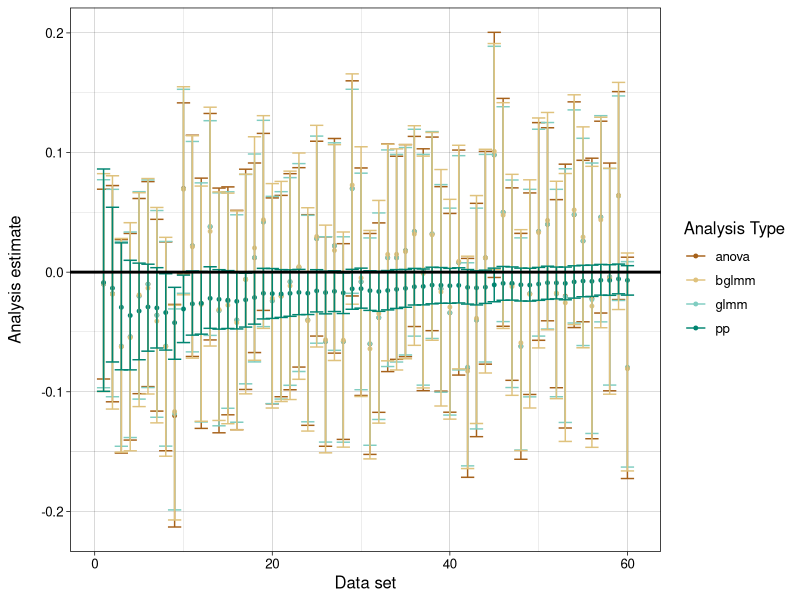
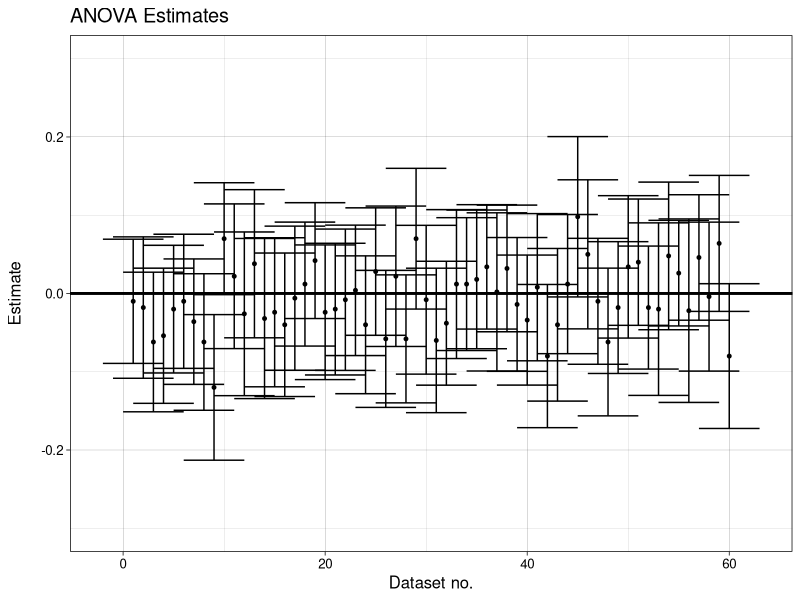
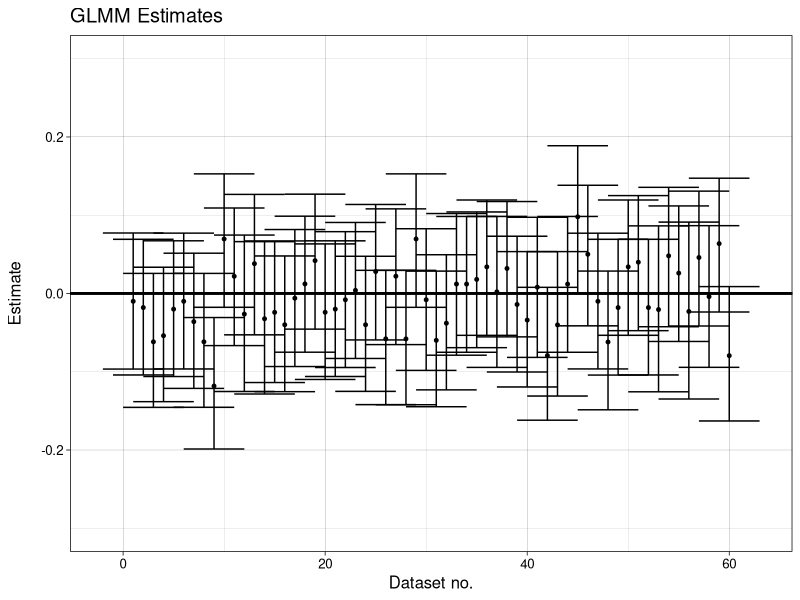
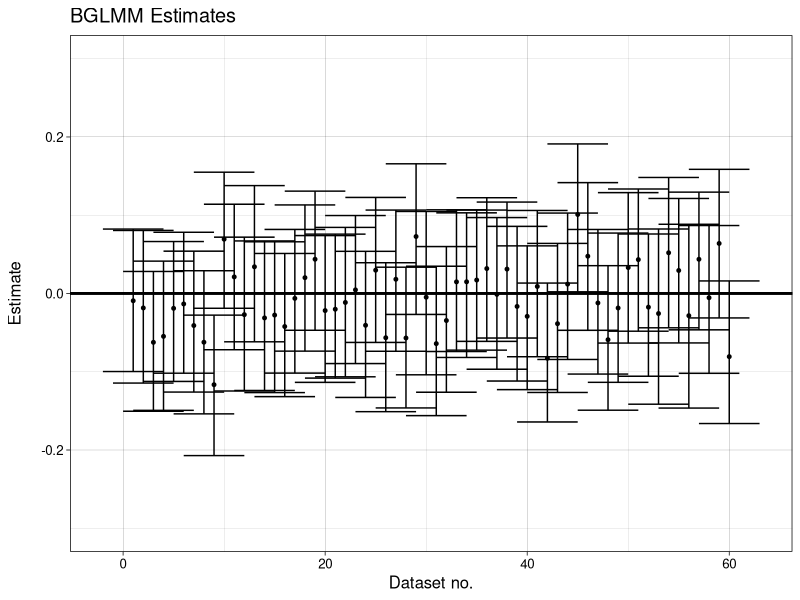
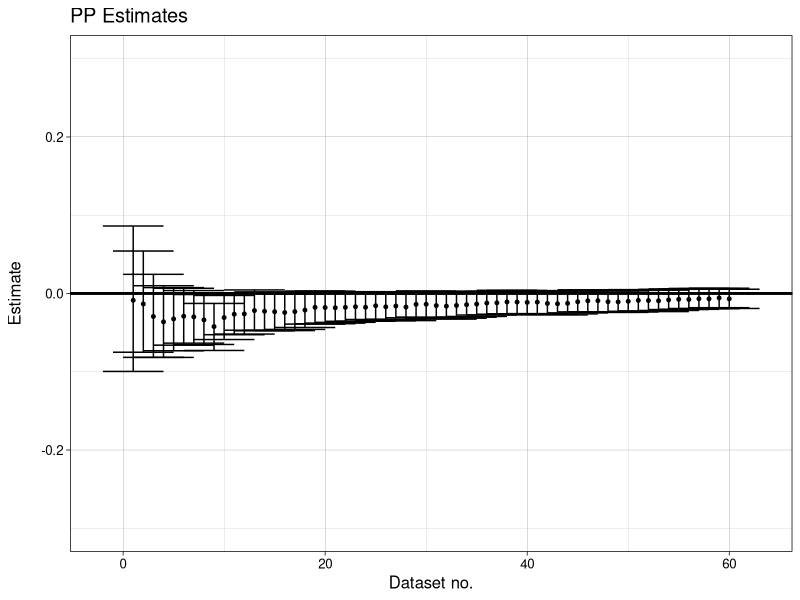

The R script that drew these images, in order:
# trying to plot freq bayes dataset graph

library(reshape2)
library(ggplot2)


saved_0_0 <- read.delim("0_0_saved_results.txt")
plot_dataset_0_0 <- saved_0_0[,c("expt","analysis_type","b_sex_cond_lower","b_sex_cond_upper","b_sex_cond_med")]


#transform everything to same scale as anovas
plot_dataset_0_0$estimate <- ifelse((plot_dataset_0_0$analysis_type == "anova"), plot_dataset_0_0$b_sex_cond_med, (exp(plot_dataset_0_0$b_sex_cond_med)/(1+exp(plot_dataset_0_0$b_sex_cond_med)))-0.5)
plot_dataset_0_0$estimate_upper <- ifelse((plot_dataset_0_0$analysis_type == "anova"), plot_dataset_0_0$b_sex_cond_upper, (exp(plot_dataset_0_0$b_sex_cond_upper)/(1+exp(plot_dataset_0_0$b_sex_cond_upper)))-0.5)
plot_dataset_0_0$estimate_lower <- ifelse((plot_dataset_0_0$analysis_type == "anova"), plot_dataset_0_0$b_sex_cond_lower, (exp(plot_dataset_0_0$b_sex_cond_lower)/(1+exp(plot_dataset_0_0$b_sex_cond_lower)))-0.5)

#cbPalette <- c("#999999", "#E69F00", "#56B4E9", "#009E73", "#F0E442", "#0072B2", "#D55E00", "#CC79A7")

#ColourBrewer palette diverging: BrBG PiYG PRGn PuOr RdBu RdGy RdYlBu RdYlGn Spectral,
#ColourBrewer palette qualitative: Accent, Dark2, Paired, Pastel1, Pastel2, Set1, Set2, Set3,

#plot on same axis
limits <- aes(ymax = plot_dataset_0_0$estimate_upper, ymin = plot_dataset_0_0$estimate_lower)
APlot <- ggplot(plot_dataset_0_0, aes(x=expt, y=estimate, group =analysis_type, col=analysis_type))
APlot + geom_point(data = plot_dataset_0_0, size = 1, position = position_dodge(width = 0)) + 
  scale_color_brewer(palette="BrBG") +
  geom_errorbar(limits, width = 6, position = position_dodge(width = 0)) +
  geom_hline(aes(yintercept=0), linetype="solid", color="black", size=1, show.legend=FALSE) +
  labs(color="Analysis Type")+
  xlab("Data set") +
  ylab("Analysis estimate")+
  theme_linedraw() + theme(text = element_text(size=12), axis.title.y=element_text(margin=margin(0,12,0,0)))

#used dev.off when got error in call.graphics invalid graphics state
#dev.off()

### Want to do this for pre-VIVA corrections 20.1.17 ###
### making subsets -in case plot by separate graphs? no longer needed##
just_anova <- subset(plot_dataset_0_0, plot_dataset_0_0$analysis_type=="anova")
just_glmm <- subset(plot_dataset_0_0, plot_dataset_0_0$analysis_type=="glmm")
just_bglmm <- subset(plot_dataset_0_0, plot_dataset_0_0$analysis_type=="bglmm")
just_pp <- subset(plot_dataset_0_0, plot_dataset_0_0$analysis_type =="pp")

#plot on diff axes: anova
limits <- aes(ymax = just_anova$estimate_upper, ymin = just_anova$estimate_lower)
AnovPlot <- ggplot(just_anova, aes(x=expt, y=estimate))
AnovPlot + geom_point(data = just_anova, size = 1) + 
  geom_errorbar(limits, width = 6) +
  geom_hline(aes(yintercept=0), linetype="solid", color="black", size=1, show.legend=FALSE) +
  xlab("Dataset no.") +
  ylab("Estimate") +
  labs(title="ANOVA Estimates") +
  scale_y_continuous(limits=c(-0.3,0.3)) +
  theme_linedraw() + theme(text = element_text(size=12), axis.title.y=element_text(margin=margin(0,12,0,0)))

#plot on diff axes: glmm
limits <- aes(ymax = just_glmm$estimate_upper, ymin = just_glmm$estimate_lower)
AnovPlot <- ggplot(just_glmm, aes(x=expt, y=estimate))
AnovPlot + geom_point(data = just_glmm, size = 1) + 
  geom_errorbar(limits, width = 6) +
  geom_hline(aes(yintercept=0), linetype="solid", color="black", size=1, show.legend=FALSE) +
  xlab("Dataset no.") +
  ylab("Estimate") +
  labs(title="GLMM Estimates") +
  scale_y_continuous(limits=c(-0.3,0.3)) +
  theme_linedraw() + theme(text = element_text(size=12), axis.title.y=element_text(margin=margin(0,12,0,0)))

#plot on diff axes: BGLMM
limits <- aes(ymax = just_bglmm$estimate_upper, ymin = just_bglmm$estimate_lower)
AnovPlot <- ggplot(just_bglmm, aes(x=expt, y=estimate))
AnovPlot + geom_point(data = just_bglmm, size = 1) + 
  geom_errorbar(limits, width = 6) +
  geom_hline(aes(yintercept=0), linetype="solid", color="black", size=1, show.legend=FALSE) +
  xlab("Dataset no.") +
  ylab("Estimate") +
  labs(title="BGLMM Estimates") +
  scale_y_continuous(limits=c(-0.3,0.3)) +
  theme_linedraw() + theme(text = element_text(size=12), axis.title.y=element_text(margin=margin(0,12,0,0)))

#plot on diff axes: pp
limits <- aes(ymax = just_pp$estimate_upper, ymin = just_pp$estimate_lower)
AnovPlot <- ggplot(just_pp, aes(x=expt, y=estimate))
AnovPlot + geom_point(data = just_pp, size = 1) + 
  geom_errorbar(limits, width = 6) +
  geom_hline(aes(yintercept=0), linetype="solid", color="black", size=1, show.legend=FALSE) +
  xlab("Dataset no.") +
  ylab("Estimate") +
  labs(title="PP Estimates") +
  scale_y_continuous(limits=c(-0.3,0.3)) +
  theme_linedraw() + theme(text = element_text(size=12), axis.title.y=element_text(margin=margin(0,12,0,0)))

